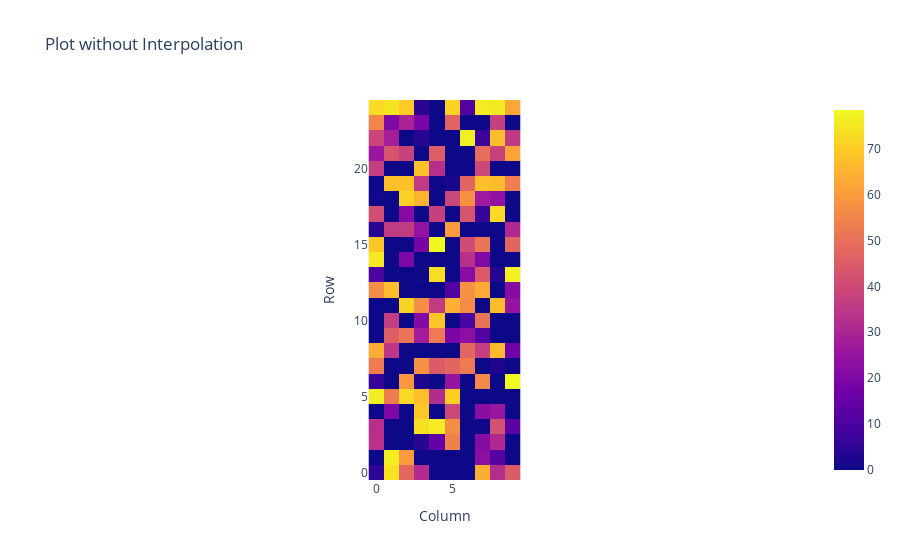

The code cell stored with this chart in its notebook:
### Code cell
px.imshow(
    distribued_melt_df,
    origin="lower",
    labels=dict(x="Column", y="Row"),
    title="Plot without Interpolation",
)

### Figure 1 — Plotly figure (JSON) as saved in the notebook; plotly's stock layout.template omitted (floating-point values rounded to 4 significant figures; data arrays with more than 128 entries replaced by an {"elided": "..."} marker saying what was removed)
{"data": [{"coloraxis": "coloraxis", "hovertemplate": "Column: %{x}<br>Row: %{y}<br>color: %{z}<extra></extra>", "name": "0", "type": "heatmap", "x": [0, 1, 2, 3, 4, 5, 6, 7, 8, 9], "xaxis": "x", "y": [0, 1, 2, 3, 4, 5, 6, 7, 8, 9, 10, 11, 12, 13, 14, 15, 16, 17, 18, 19, 20, 21, 22, 23, 24], "yaxis": "y", "z": {"elided": "25x10 float values"}}], "layout": {"coloraxis": {"colorscale": [[0, "#0d0887"], [0.1111, "#46039f"], [0.2222, "#7201a8"], [0.3333, "#9c179e"], [0.4444, "#bd3786"], [0.5556, "#d8576b"], [0.6667, "#ed7953"], [0.7778, "#fb9f3a"], [0.8889, "#fdca26"], [1, "#f0f921"]]}, "title": {"text": "Plot without Interpolation"}, "xaxis": {"anchor": "y", "constrain": "domain", "domain": [0, 1], "scaleanchor": "y", "title": {"text": "Column"}}, "yaxis": {"anchor": "x", "autorange": true, "constrain": "domain", "domain": [0, 1], "title": {"text": "Row"}}}}
